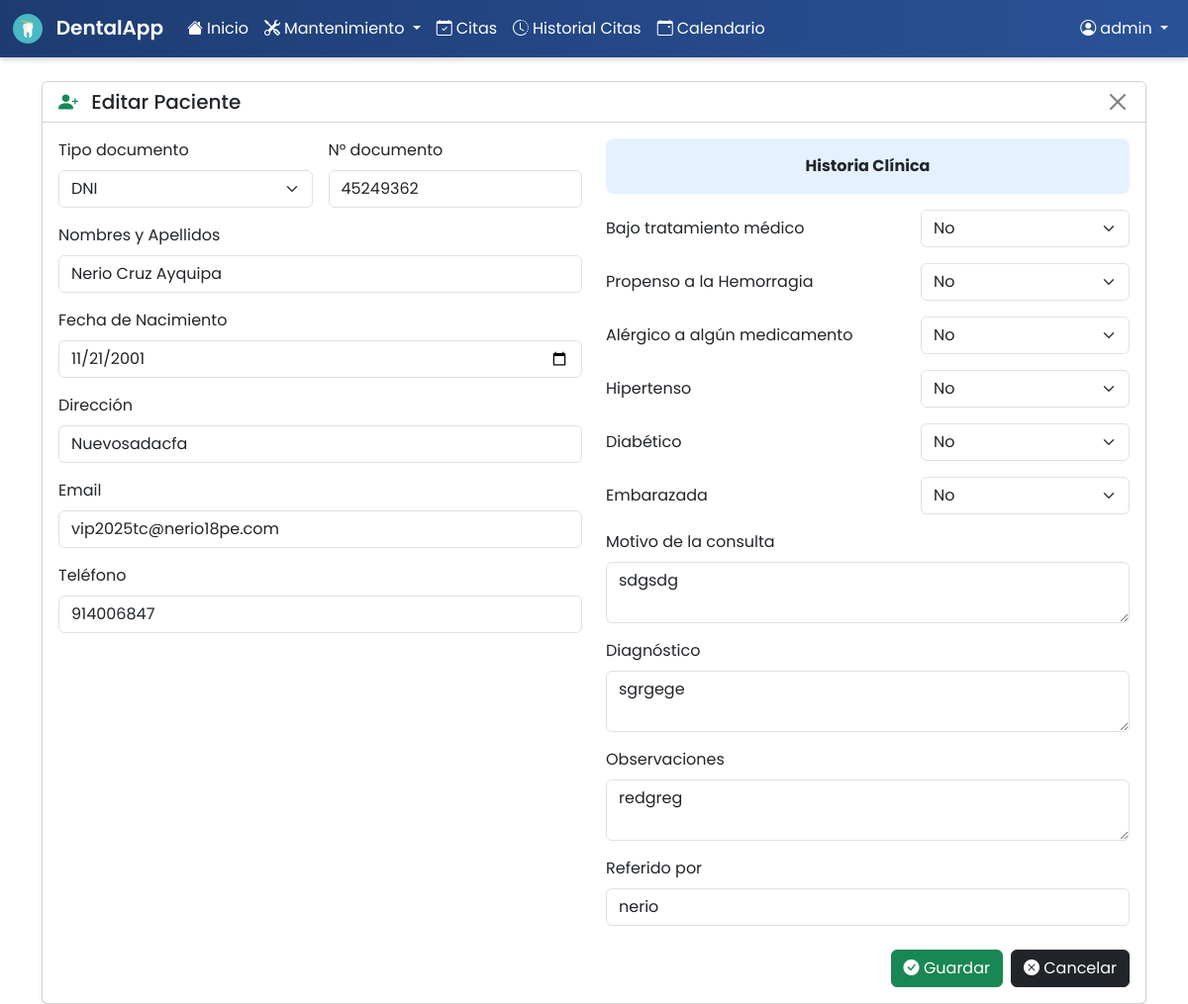
/sistema-dental/index.php?controller=patient&action=edit&id=4 (signed in), run on the app's committed database.
### tables this page shows
CREATE TABLE `patients` (
  `id` int(11) NOT NULL,
  `name` varchar(100) NOT NULL,
  `document_type` varchar(20) DEFAULT NULL,
  `document_number` varchar(50) DEFAULT NULL,
  `dob` date NOT NULL,
  `phone` varchar(20) DEFAULT NULL,
  `under_treatment` tinyint(1) NOT NULL DEFAULT 0,
  `bleeding` tinyint(1) NOT NULL DEFAULT 0,
  `allergic` tinyint(1) NOT NULL DEFAULT 0,
  `hypertensive` tinyint(1) NOT NULL DEFAULT 0,
  `diabetic` tinyint(1) NOT NULL DEFAULT 0,
  `pregnant` tinyint(1) NOT NULL DEFAULT 0,
  `motive` text DEFAULT NULL,
  `diagnosis` text DEFAULT NULL,
  `observations` text DEFAULT NULL,
  `referred_by` varchar(100) DEFAULT NULL,
  `email` varchar(100) DEFAULT NULL,
  `address` text DEFAULT NULL,
  `created_at` timestamp NOT NULL DEFAULT current_timestamp()
);

### sistema-dental/controllers/BaseController.php (called while the page is built, shortened)
<?php
class BaseController {
    protected function render(string $view, array $data = []): void {
        extract($data);
        require __DIR__ . "/../views/templates/header.php";
        require __DIR__ . "/../views/{$view}.php";
        require __DIR__ . "/../views/templates/footer.php";
    }
}

### sistema-dental/controllers/PatientController.php (called while the page is built, shortened)
<?php
class PatientController extends BaseController
{
    private Patient $model;
    public function __construct(PDO $pdo)
    {
        $this->model = new Patient($pdo);
    }
    public function edit(): void
    {
        $id = intval($_GET['id'] ?? 0);
        $patient = $this->model->find($id);
        $this->render('patients/form', compact('patient'));
    }
}

### sistema-dental/helpers/autoload.php (called while the page is built, shortened)
<?php
spl_autoload_register(function($class) {
    $paths = ['controllers/', 'models/'];
    foreach ($paths as $path) {
        $file = __DIR__ . '/../' . $path . $class . '.php';
        if (file_exists($file)) {
            return;
        }
    }
});

### sistema-dental/models/BaseModel.php (called while the page is built, shortened)
<?php
abstract class BaseModel
{
    protected static $table;
    protected $pdo;
    public function __construct(PDO $pdo)
    {
        $this->pdo = $pdo;
    }
    public function find($id)
    {
        $stmt = $this->pdo->prepare("SELECT * FROM " . static::$table . " WHERE id = ?");
        $stmt->execute([$id]);
        return $stmt->fetch();
    }
}

### sistema-dental/views/patients/form.php (the view, shortened to what this page needs)
<?php
$isEdit = isset($patient);
$title  = $isEdit ? 'Editar Paciente' : 'Registro de Pacientes';
$action = $isEdit
    ? "?controller=patient&action=update&id={$patient['id']}"
    : "?controller=patient&action=store";
$docTypes = [
  'DNI'       => 'DNI',
  'Pasaporte' => 'Pasaporte',
  'CE'        => 'Carnet Ext.',
];
$yesNo = [
  0 => 'No',
  1 => 'Sí',
];
?>
<div class="container mt-4">
  <div class="card shadow-sm">
    <div class="card-header bg-white d-flex justify-content-between align-items-center">
      <h5 class="mb-0">
        <i class="bi bi-person-plus-fill text-success me-2"></i>
        <?= $title ?>
      </h5>
      <a href="?controller=patient&action=index" class="btn-close"></a>
    </div>
    <div class="card-body">
      <form method="post" action="<?= $action ?>">
        <div class="row g-4">
          <div class="col-lg-6">
            <div class="row g-3">
              <div class="col-6">
                <label class="form-label">Tipo documento</label>
                <select name="document_type" class="form-select" required>
                  <?php foreach($docTypes as $val => $lbl): ?>
                    <option value="<?= $val ?>"
                      <?= (isset($patient['document_type']) && $patient['document_type']==$val) ? 'selected' : '' ?>>
                      <?= $lbl ?>
                    </option>
                  <?php endforeach; ?>
                </select>
              </div>
              <div class="col-6">
                <label class="form-label">N° documento</label>
                <input
                  type="text"
                  name="document_number"
                  class="form-control"
                  placeholder="N° de documento"
                  required
                  value="<?= $patient['document_number'] ?? '' ?>"
                >
              </div>
              <div class="col-12">
                <label class="form-label">Nombres y Apellidos</label>
                <input
                  type="text"
                  name="name"
                  class="form-control"
                  placeholder="Nombres y Apellidos"
                  required
                  value="<?= $patient['name'] ?? '' ?>"
                >
              </div>
              <div class="col-12">
                <label class="form-label">Fecha de Nacimiento</label>
                <input
                  type="date"
                  name="dob"
                  class="form-control"
                  required
                  value="<?= $patient['dob'] ?? '' ?>"
                >
              </div>
              <div class="col-12">
                <label class="form-label">Dirección</label>
                <input
                  type="text"
                  name="address"
                  class="form-control"
                  placeholder="Dirección"
                  required
                  value="<?= htmlspecialchars($patient['address'] ?? '') ?>"
                >
              </div>
              <div class="col-12">
                <label class="form-label">Email</label>
                <input
                  type="email"
                  name="email"
                  class="form-control"
                  placeholder="correo electrónico"
                  value="<?= $patient['email'] ?? '' ?>"
                >
              </div>
              <div class="col-12">
                <label class="form-label">Teléfono</label>
                <input
                  type="text"
                  name="phone"
                  class="form-control"
                  placeholder="Teléfono"
                  value="<?= $patient['phone'] ?? '' ?>"
                >
              </div>
            </div>
          </div>
          <div class="col-lg-6">
            <div class="p-3 mb-3 text-center rounded-3" style="background: rgba(0,123,255,0.1);">
              <strong>Historia Clínica</strong>
            </div>
            <div class="row g-3">
              <?php foreach([
                'under_treatment' => 'Bajo tratamiento médico',
                'bleeding'        => 'Propenso a la Hemorragia',
                'allergic'        => 'Alérgico a algún medicamento',
                'hypertensive'    => 'Hipertenso',
                'diabetic'        => 'Diabético',
                'pregnant'        => 'Embarazada',
              ] as $field => $label): ?>
                <div class="col-7 d-flex align-items-center">
                  <?= $label ?>
                </div>
                <div class="col-5">
                  <select name="<?= $field ?>" class="form-select">
                    <?php foreach($yesNo as $val => $lbl): ?>
                      <option value="<?= $val ?>"
                        <?= (isset($patient[$field]) && $patient[$field]==$val) ? 'selected' : '' ?>>
                        <?= $lbl ?>
                      </option>
                    <?php endforeach; ?>
                  </select>
                </div>
              <?php endforeach; ?>
              <div class="col-12">
                <label class="form-label">Motivo de la consulta</label>
                <textarea
                  name="motive"
                  class="form-control"
                  rows="2"
                  placeholder="Motivo de la consulta"
                ><?= $patient['motive'] ?? '' ?></textarea>
              </div>
              <div class="col-12">
                <label class="form-label">Diagnóstico</label>
                <textarea
                  name="diagnosis"
                  class="form-control"
                  rows="2"
                  placeholder="Diagnóstico"
                ><?= $patient['diagnosis'] ?? '' ?></textarea>
              </div>
              <div class="col-12">
                <label class="form-label">Observaciones</label>
                <textarea
                  name="observations"
                  class="form-control"
                  rows="2"
                  placeholder="Observaciones"
                ><?= $patient['observations'] ?? '' ?></textarea>
              </div>
              <div class="col-12">
                <label class="form-label">Referido por</label>
                <input
                  type="text"
                  name="referred_by"
                  class="form-control"
                  placeholder="Referido por"
                  value="<?= $patient['referred_by'] ?? '' ?>"
                >
              </div>
            </div>
          </div>
        </div>
        <div class="d-flex justify-content-end mt-4">
          <button type="submit" class="btn btn-success me-2">
            <i class="bi bi-check-circle-fill"></i> Guardar
          </button>
          <a href="?controller=patient&action=index" class="btn btn-dark">
            <i class="bi bi-x-circle-fill"></i> Cancelar
          </a>
        </div>
      </form>
    </div>
  </div>
</div>

### sistema-dental/assets/css/style.css (style rules this page uses)
body, .navbar, .card { font-family: 'Poppins', sans-serif; }
.card { transition: transform .1s, box-shadow .1s; box-shadow: 0 1px 3px rgba(0,0,0,0.1); }

### data on the page
patients: document_type "DNI", document_number "45249362", name "Nerio Cruz Ayquipa", dob "11/21/2001", address "Nuevosadacfa", email "vip2025tc@nerio18pe.com", phone "914006847", under_treatment "No", bleeding "No", allergic "No", hypertensive "No", diabetic "No", pregnant "No", motive "sdgsdg", diagnosis "sgrgege", observations "redgreg", referred_by "nerio"

### other printed values
$username "admin"
$title "Editar Paciente"
$label "Bajo tratamiento médico"
$label "Propenso a la Hemorragia"
$label "Alérgico a algún medicamento"
$label "Hipertenso"
$label "Diabético"
$label "Embarazada"
